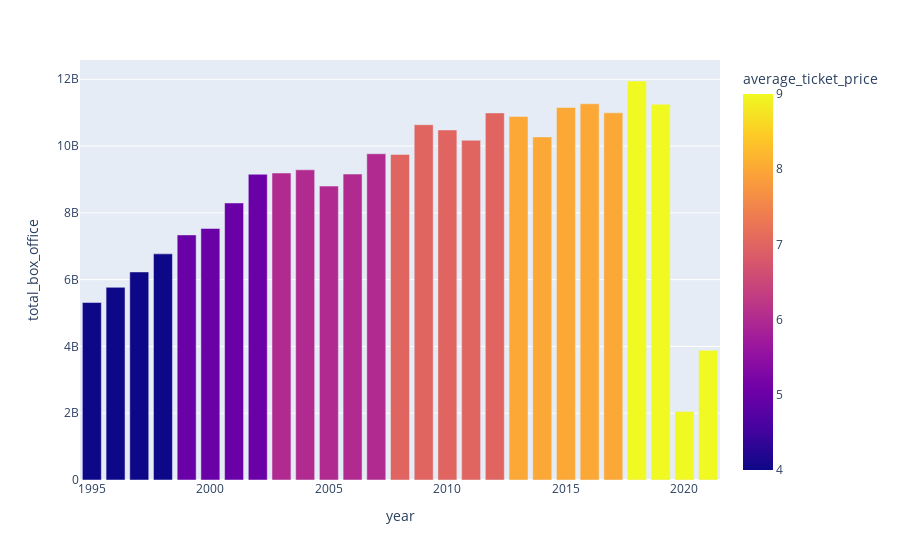

Notebook code cell kept with this figure:
### Code cell
# Barplot
px.bar(df,
      x='year', 
      y='total_box_office',
      color='average_ticket_price')

### Figure 1 — Plotly figure (JSON) as saved in the notebook; plotly's stock layout.template omitted (floating-point values rounded to 4 significant figures)
{"data": [{"alignmentgroup": "True", "hovertemplate": "year=%{x}<br>total_box_office=%{y}<br>average_ticket_price=%{marker.color}<extra></extra>", "legendgroup": "", "marker": {"color": [9, 9, 9, 9, 8, 8, 8, 8, 8, 7, 7, 7, 7, 7, 6, 6, 6, 6, 6, 5, 5, 5, 5, 4, 4, 4, 4], "coloraxis": "coloraxis", "pattern": {"shape": ""}}, "name": "", "offsetgroup": "", "orientation": "v", "showlegend": false, "textposition": "auto", "type": "bar", "x": [2021, 2020, 2019, 2018, 2017, 2016, 2015, 2014, 2013, 2012, 2011, 2010, 2009, 2008, 2007, 2006, 2005, 2004, 2003, 2002, 2001, 2000, 1999, 1998, 1997, 1996, 1995], "xaxis": "x", "y": [3881777912, 2048534616, 11253443955, 11948096650, 10993991460, 11267115924, 11155900636, 10272985008, 10887446341, 10992141616, 10173519704, 10482254025, 10639257284, 9750744148, 9769854914, 9161738221, 8800805718, 9287996519, 9193277289, 9155147215, 8296849636, 7532311479, 7338894852, 6771575283, 6230235770, 5769078886, 5314421390], "yaxis": "y"}], "layout": {"autosize": true, "barmode": "relative", "coloraxis": {"colorbar": {"title": {"text": "average_ticket_price"}}, "colorscale": [[0, "#0d0887"], [0.1111, "#46039f"], [0.2222, "#7201a8"], [0.3333, "#9c179e"], [0.4444, "#bd3786"], [0.5556, "#d8576b"], [0.6667, "#ed7953"], [0.7778, "#fb9f3a"], [0.8889, "#fdca26"], [1, "#f0f921"]]}, "legend": {"tracegroupgap": 0}, "margin": {"t": 60}, "xaxis": {"anchor": "y", "autorange": true, "domain": [0, 1], "range": [1994.0, 2022.0], "title": {"text": "year"}, "type": "linear"}, "yaxis": {"anchor": "x", "autorange": true, "domain": [0, 1], "range": [0, 12580000000.0], "title": {"text": "total_box_office"}, "type": "linear"}}}
